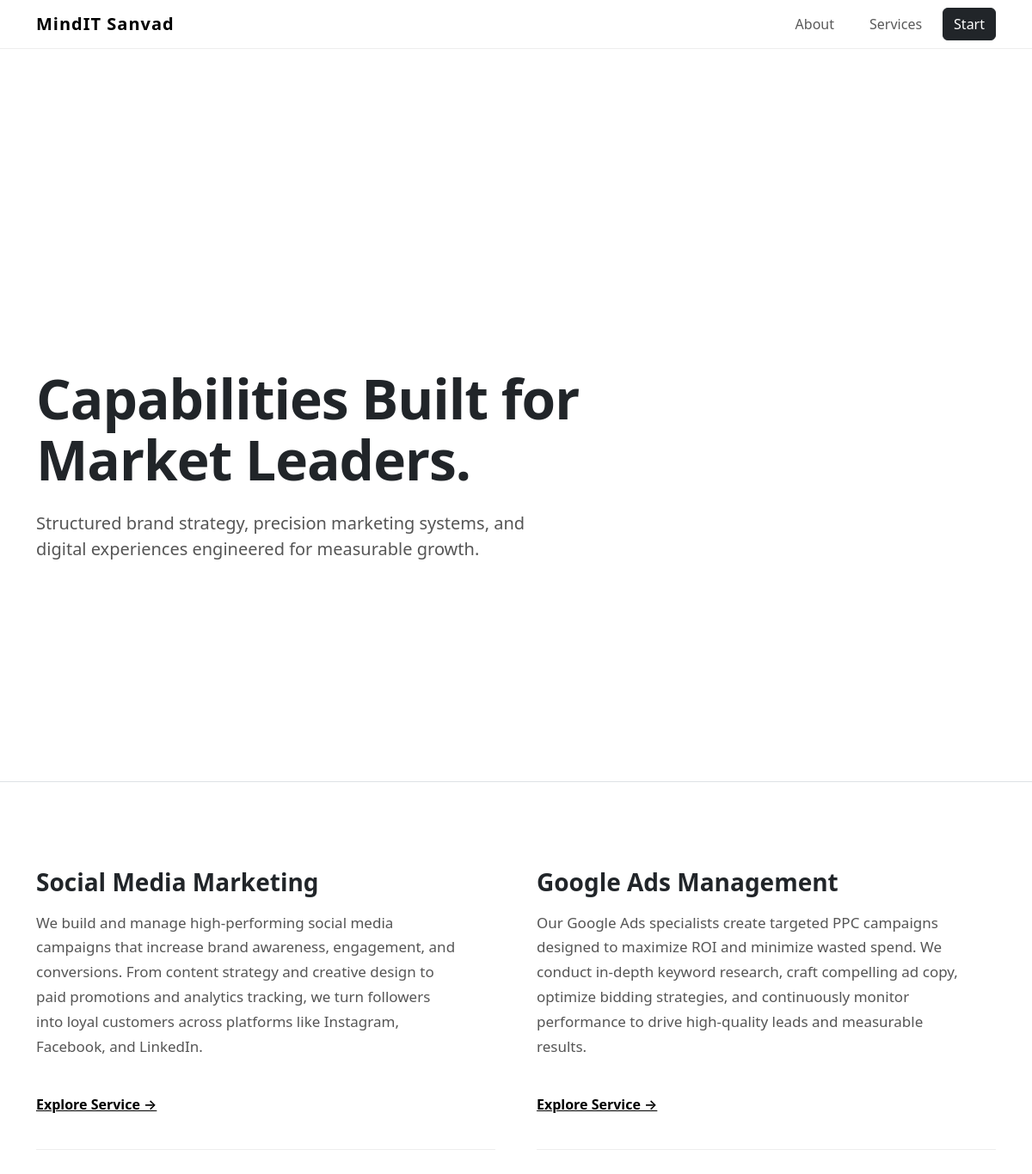
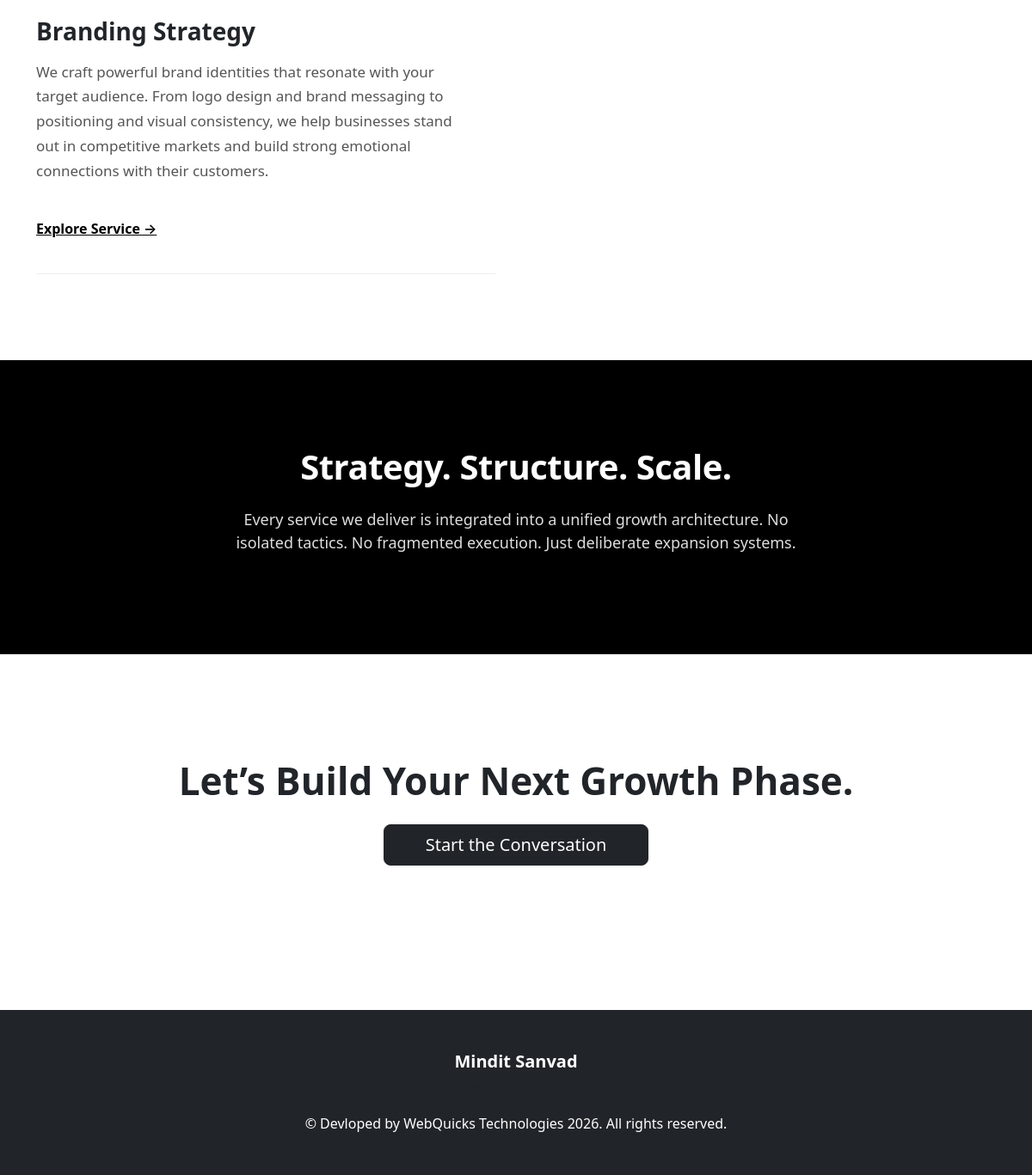
Page /services/ on the committed database (2 pictures, top to bottom).
### core/models.py (models this page shows, shortened)
class Service(models.Model):
    title = models.CharField(max_length=200)
    slug = models.SlugField(unique=True, blank=True)
    description = models.TextField()
    icon = models.CharField(max_length=100, blank=True)
    created_at = models.DateTimeField(auto_now_add=True)

### core/views.py (the view)
# urls.py: path('services/', services, name='services'),
def services(request):
    services = Service.objects.all()
    return render(request, "services.html", {"services": services})

### templates/services.html
{% extends 'base.html' %}
{% block content %}
<section class="hero-section d-flex align-items-center border-bottom">
  <div class="container">
    <div class="row">
      <div class="col-lg-8">
        <h1 class="hero-title">
          Capabilities Built for Market Leaders.
        </h1>
        <p class="hero-subtitle mt-4">
          Structured brand strategy, precision marketing systems,
          and digital experiences engineered for measurable growth.
        </p>
      </div>
    </div>
  </div>
</section>
<section class="section-spacing">
  <div class="container">
    <div class="row g-5">
      {% for service in services %}
      <div class="col-lg-6">
        <div class="service-card">
          <h3 class="service-title">
            {{ service.title }}
          </h3>
          <p class="service-description mt-3">
            {{ service.description }}
          </p>
          <a href="{% url 'service_detail' service.slug %}"
             class="service-link mt-4 d-inline-block">
             Explore Service →
          </a>
        </div>
      </div>
      {% endfor %}
    </div>
  </div>
</section>
<section class="section-spacing bg-black text-white">
  <div class="container text-center">
    <h2 class="section-title text-white">
      Strategy. Structure. Scale.
    </h2>
    <p class="approach-text mt-4 mx-auto">
      Every service we deliver is integrated into a unified growth
      architecture. No isolated tactics. No fragmented execution.
      Just deliberate expansion systems.
    </p>
  </div>
</section>
<section class="final-cta border-top text-center">
  <div class="container">
    <h2 class="cta-title">
      Let’s Build Your Next Growth Phase.
    </h2>
    <div class="mt-4">
      <a href="{% url 'contact' %}" class="btn btn-dark btn-lg px-5">
        Start the Conversation
      </a>
    </div>
  </div>
</section>
{% endblock %}

### core/static/css/style.css (style rules this page uses)
body { font-family: 'Inter', sans-serif; color: #111; background: #fff; padding-top: 100px; -webkit-font-smoothing: antialiased; }
a { text-decoration: none; transition: all 0.3s ease; }
.section-spacing { padding: 100px 0; }
.border-top { border-top: 1px solid #eaeaea; }
.border-bottom { border-bottom: 1px solid #eaeaea; }
.bg-black { background-color: #000; }
.text-white { color: #fff !important; }
.hero-title { font-size: 64px; font-weight: 800; line-height: 1.1; letter-spacing: -1px; }
.hero-subtitle { font-size: 20px; max-width: 600px; color: #555; }
.section-title { font-size: 40px; font-weight: 700; letter-spacing: -0.5px; }
.approach-text { max-width: 700px; font-size: 18px; color: #ddd; }
.cta-title { font-size: 44px; font-weight: 800; }
.btn-dark { background: #000; border: none; font-weight: 600; }
.hero-section { min-height: 90vh; padding: 120px 0; display: flex; align-items: center; }
.service-card { padding-right: 40px; border-bottom: 1px solid #eee; padding-bottom: 40px; }
.service-title { font-size: 28px; font-weight: 800; }
.service-description { font-size: 17px; line-height: 1.7; color: #555; }
.service-link { font-weight: 600; color: #000; }
.final-cta { padding: 120px 0; }

### rows in the picture
Service: title "Social Media Marketing", description "We build and manage high-performing social media campaigns that increase brand awareness, engagement, and conversions. From content strategy and creative design to paid promotions and analytics tracking, we turn followers into loyal customers across platforms like Instagram, Facebook, and LinkedIn."
Service: title "Google Ads Management", description "Our Google Ads specialists create targeted PPC campaigns designed to maximize ROI and minimize wasted spend. We conduct in-depth keyword research, craft compelling ad copy, optimize bidding strategies, and continuously monitor performance to drive high-quality leads and measurable results."
Service: title "Branding Strategy", description "We craft powerful brand identities that resonate with your target audience. From logo design and brand messaging to positioning and visual consistency, we help businesses stand out in competitive markets and build strong emotional connections with their customers."
